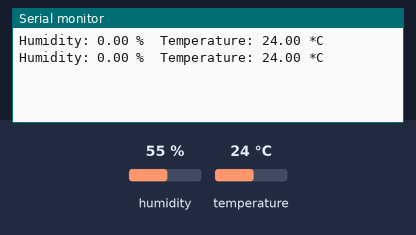
This sketch was run on a simulated Arduino Uno, built with avr-gcc and run on an emulated ATmega328P. Shown: the last lines printed to the serial monitor. The inputs (shaded band) are chosen by the test bench; at power-on: temperature 24 °C, humidity 55 %.

Above: at 2.8 s.
2.9 s: temperature set to 12 °C
At 4.9 s:
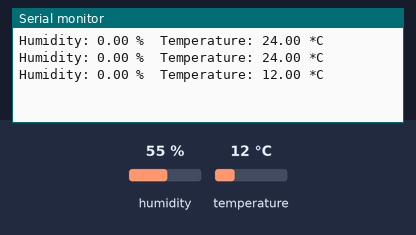
5.6 s: temperature set to 19 °C
At 6.7 s:
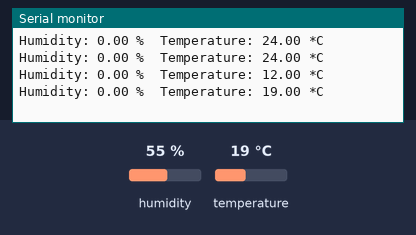
Timing chart, 0 to 8.6 s (numbered marks = the images above; inputs shaded):
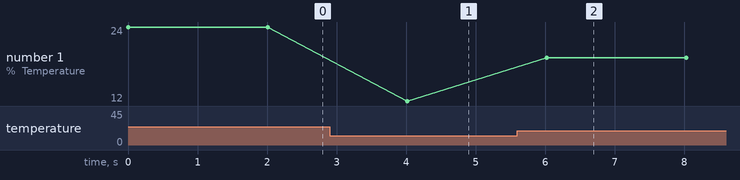

Measured:
- after the input at 2.9 s, the serial monitor: prints a new line after 1.1 s (image 1)
- after the input at 5.6 s, the serial monitor: prints a new line after 0.42 s (image 2)
- plotted number 1: 24 → 12 after the input at 2.9 s, 12 → 19 after the input at 5.6 s

The sketch:

Wemos_to_sensor_DHT22.ino
```cpp
# include "DHT.h"

#define DHTPIN  5 // define DHTPIN to pin 5 of wemos

#define DHTTYPE DHT22 // defines what DHT sensor is using (the library can use 11 or 12 or 22)

DHT dht (DHTPIN, DHTTYPE, 15);


void setup() {
  Serial.begin(115200);

  dht.begin();
//Within the DHT sensor
}

void loop() {
  float h = dht.readHuminidity(); // reading temp. and humidity
  float t = dht.readTemperature(); // Read the temperature as Celsius

//Display Data
  Serial.print("Humidity: ");
  Serial.print(h);
  Serial.print(" %\t");
  Serial.print("Temperature: ");
  Serial.print(t);
  Serial.println(" *C ");

  delay(2000); //delay the measurements between seconds
  // repeats every 2 seconds
  // DHT22 sensor will give temperature and hum. within the serial port

}
```
